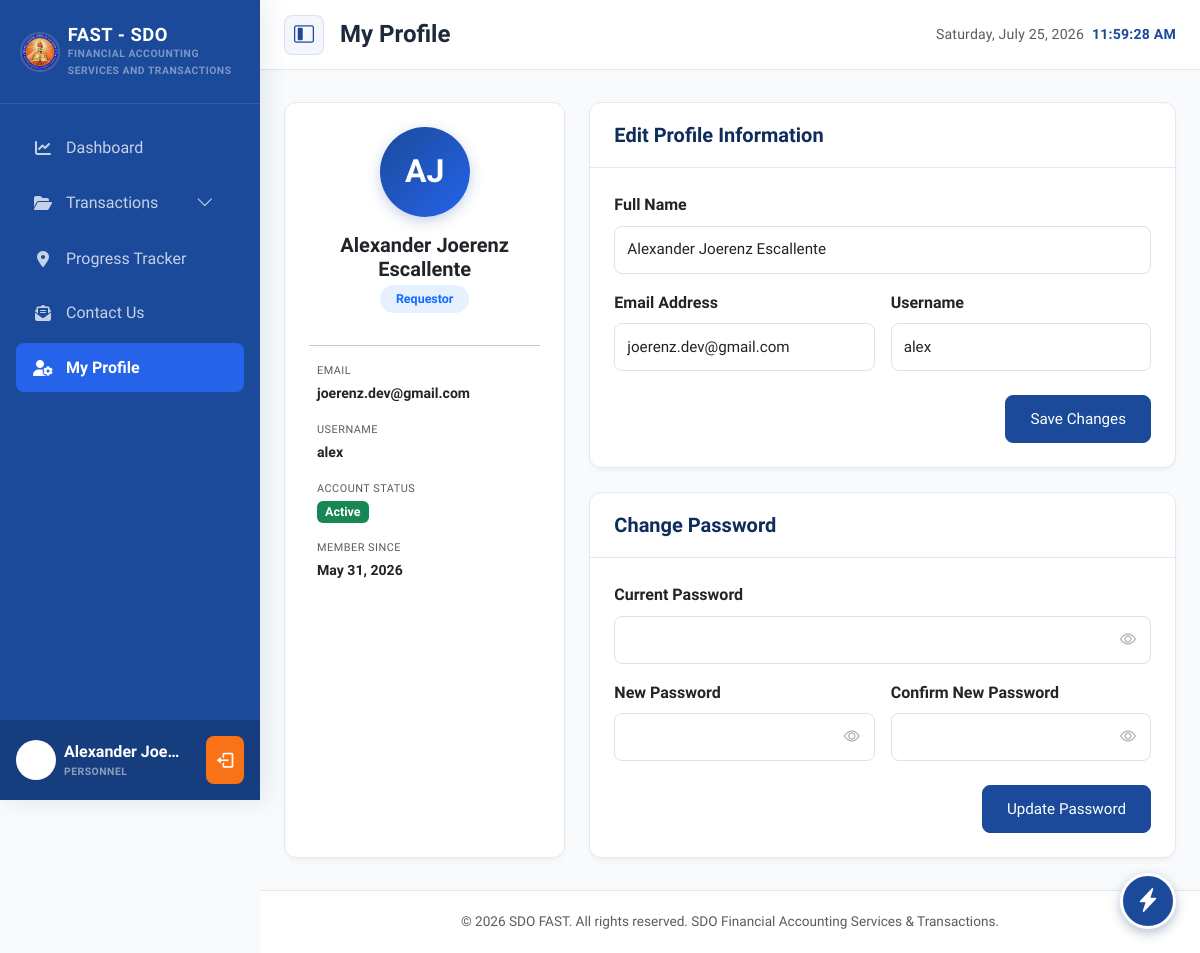
Before: /views/profile.php (signed in) with the older database file.
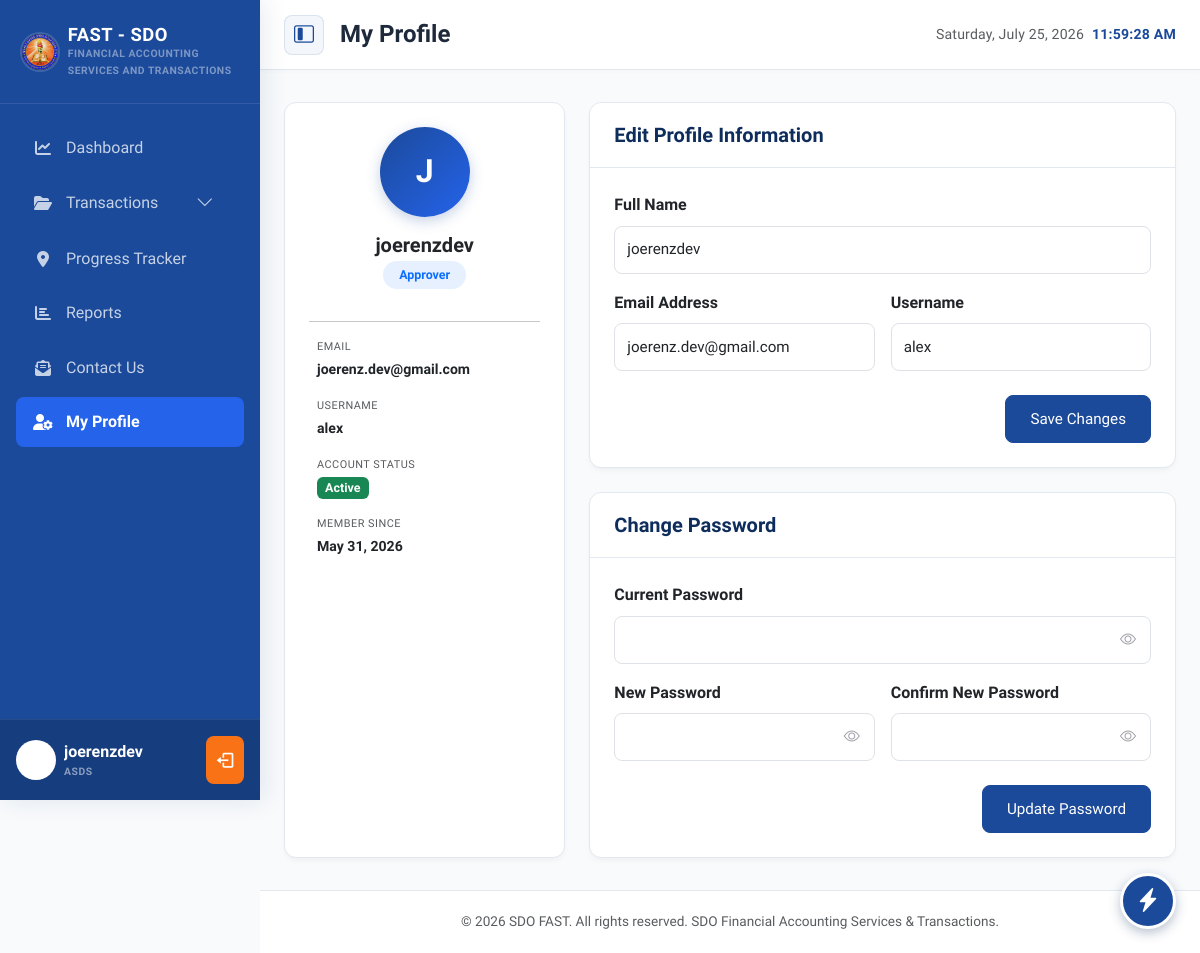
After: the same page with the newer database file.
### tables this page shows
CREATE TABLE `users` (
  `id` int(11) NOT NULL,
  `uuid` varchar(36) NOT NULL,
  `full_name` varchar(255) NOT NULL,
  `email` varchar(255) NOT NULL,
  `office` varchar(100) DEFAULT NULL,
  `unit_section` varchar(100) DEFAULT NULL,
  `employee_no` varchar(100) DEFAULT NULL,
  `position` varchar(100) DEFAULT NULL,
  `username` varchar(100) NOT NULL,
  `position_id` int(11) DEFAULT NULL,
  `password` varchar(255) NOT NULL,
  `status` varchar(20) NOT NULL DEFAULT 'active',
  `created_at` timestamp NOT NULL DEFAULT current_timestamp()
);

CREATE TABLE `roles` (
  `id` int(11) NOT NULL,
  `role_name` varchar(50) NOT NULL
);

### config/session.php (called while the page is built, shortened)
<?php
require_once __DIR__ . '/env.php';
function isLoggedIn() {
    return isset($_SESSION['user_id']) && isset($_SESSION['user_email']);
}

### config/auth.php (called while the page is built, shortened)
<?php
require_once __DIR__ . '/session.php';
require_once __DIR__ . '/env.php';
require_once __DIR__ . '/database.php';
if (!function_exists('hasPermission')) {
    function hasPermission($permissionKey) {
        static $permissions = null;
        if ($permissions === null) {
            $permissions = [];
            $userId = $_SESSION['user_id'] ?? null;
            $userRole = $_SESSION['user_role'] ?? 'User';
            $defaults = [
                'view' => 0,
                'encode' => 0,
                'edit' => 0,
                'approve' => 0,
                'delete' => 0,
                'manage_users' => 0,
                'configure_system' => 0,
                'view_bactrack' => 0
            ];
            if ($userRole === 'Super Admin') {
                foreach ($defaults as $k => $v) {
                    $defaults[$k] = 1;
                }
            } elseif ($userRole === 'Admin') {
                $defaults['view'] = 1;
                $defaults['encode'] = 1;
                $defaults['edit'] = 1;
                $defaults['approve'] = 1;
            } elseif ($userRole === 'Accounting Staff') {
                $defaults['view'] = 1;
                $defaults['encode'] = 1;
                $defaults['approve'] = 1;
            } else {
                $defaults['view'] = 1;
            }
            $permissions = $defaults;
            if ($userId) {
                global $fastPDO;
                if ($fastPDO !== null) {
                    try {
                        $stmt = $fastPDO->prepare("
                            SELECT rp.permission_key, rp.is_enabled
                            FROM role_permissions rp
                            JOIN roles r ON rp.role_id = r.id
                            JOIN user_roles ur ON r.id = ur.role_id
                            WHERE ur.user_id = :user_id
                        ");
                        $stmt->execute(['user_id' => $userId]);
                        $rolePermissions = $stmt->fetchAll(PDO::FETCH_KEY_PAIR);
                        if (!empty($rolePermissions)) {
                            foreach ($rolePermissions as $k => $v) {
                                $permissions[$k] = (int)$v;
                            }
                        }
                    } catch (PDOException $e) {
                        error_log("Failed to query role_permissions: " . $e->getMessage());
                    }
                }
            }
        }
        return isset($permissions[$permissionKey]) && $permissions[$permissionKey] == 1;
    }
}

### config/env.php (called while the page is built, shortened)
<?php
if (!function_exists('env')) {
    function env($key, $default = null) {
        $value = getenv($key);
        return $default;
    }
}

### views/profile.php (the view, shortened to what the changed rows need)
<?php
$currentPage = 'profile';
require_once __DIR__ . '/../includes/header.php';
require_once __DIR__ . '/../includes/navbar.php';
require_once __DIR__ . '/../includes/sidebar.php';
require_once __DIR__ . '/../config/database.php';
$userId = $_SESSION['user_id'];
$userRole = $_SESSION['user_role'] ?? 'N/A';
$userData = null;
if ($fastPDO !== null) {
    try {
        $stmt = $fastPDO->prepare("
            SELECT u.id, u.uuid, u.full_name, u.email, u.username, u.status, u.created_at,
                   r.role_name
            FROM users u
            LEFT JOIN user_roles ur ON u.id = ur.user_id
            LEFT JOIN roles r ON ur.role_id = r.id
            WHERE u.id = :id
            LIMIT 1
        ");
        $stmt->execute(['id' => $userId]);
        $userData = $stmt->fetch();
    } catch (PDOException $e) {
        error_log("Profile fetch error: " . $e->getMessage());
    }
}
$fullName = $userData['full_name'] ?? ($_SESSION['user_name'] ?? 'User');
$email = $userData['email'] ?? '';
$username = $userData['username'] ?? '';
$roleName = $userData['role_name'] ?? $userRole;
$accountStatus = $userData['status'] ?? 'active';
$memberSince = isset($userData['created_at']) ? date('F d, Y', strtotime($userData['created_at'])) : 'N/A';
$nameParts = explode(' ', $fullName);
$initials = '';
foreach (array_slice($nameParts, 0, 2) as $part) {
    $initials .= strtoupper(substr($part, 0, 1));
}
$initials = $initials ?: 'U';
?>
<div class="row g-4">
    <div class="col-12 col-lg-4">
        <div class="card mb-0 h-100">
            <div class="card-body text-center pt-4 pb-4">
                <div class="rounded-circle d-flex align-items-center justify-content-center mx-auto mb-3"
                     style="width: 90px; height: 90px; background: linear-gradient(135deg, var(--color-primary), var(--color-primary-light)); font-size: 2rem; font-weight: 700; color: #ffffff; box-shadow: 0 4px 14px rgba(27, 74, 154, 0.25);">
                    <?php echo htmlspecialchars($initials); ?>
                </div>
                <h5 class="fw-bold mb-1"><?php echo htmlspecialchars($fullName); ?></h5>
                <span class="badge bg-primary bg-opacity-10 text-primary fw-semibold px-3 py-2 mb-3" style="font-size: 0.78rem; border-radius: 20px;">
                    <?php echo htmlspecialchars($roleName); ?>
                </span>
                <hr class="my-3">
                <div class="text-start px-2">
                    <div class="mb-3">
                        <small class="text-muted d-block" style="font-size: 0.68rem; text-transform: uppercase; letter-spacing: 0.5px;">Email</small>
                        <span class="fw-semibold" style="font-size: 0.88rem;"><?php echo htmlspecialchars($email); ?></span>
                    </div>
                    <div class="mb-3">
                        <small class="text-muted d-block" style="font-size: 0.68rem; text-transform: uppercase; letter-spacing: 0.5px;">Username</small>
                        <span class="fw-semibold" style="font-size: 0.88rem;"><?php echo htmlspecialchars($username); ?></span>
                    </div>
                    <div class="mb-3">
                        <div>
                            <span class="badge <?php echo $accountStatus === 'active' ? 'bg-success' : 'bg-secondary'; ?>" style="font-size: 0.78rem;">
                                <?php echo ucfirst($accountStatus); ?>
                            </span>
                        </div>
                    </div>
                    <div>
                        <small class="text-muted d-block" style="font-size: 0.68rem; text-transform: uppercase; letter-spacing: 0.5px;">Member Since</small>
                        <span class="fw-semibold" style="font-size: 0.88rem;"><?php echo $memberSince; ?></span>
                    </div>
                </div>
            </div>
        </div>
    </div>
    <div class="col-12 col-lg-8">
        <div class="card mb-4">
            <div class="card-body">
                <form id="profileForm">
                    <div class="row g-3">
                        <div class="col-12">
                            <label for="profileFullName" class="form-label fw-semibold">Full Name</label>
                            <input type="text" class="form-control" id="profileFullName" name="full_name" value="<?php echo htmlspecialchars($fullName); ?>" required>
                        </div>
                        <div class="col-12 col-md-6">
                            <label for="profileEmail" class="form-label fw-semibold">Email Address</label>
                            <input type="email" class="form-control" id="profileEmail" name="email" value="<?php echo htmlspecialchars($email); ?>" required>
                        </div>
                        <div class="col-12 col-md-6">
                            <label for="profileUsername" class="form-label fw-semibold">Username</label>
                            <input type="text" class="form-control" id="profileUsername" name="username" value="<?php echo htmlspecialchars($username); ?>" required>
                        </div>
                    </div>
                </form>
            </div>
        </div>
    </div>
</div>
<?php
require_once __DIR__ . '/../includes/footer.php';
?>

### includes/sidebar.php (shortened to what the changed rows need)
<?php
function isPageActive($pages) {
    global $currentPage;
    if (is_array($pages)) {
        return in_array($currentPage, $pages) ? 'active' : '';
    }
    return $currentPage === $pages ? 'active' : '';
}
$userRole = $_SESSION['user_role'] ?? '';
$showReports = hasPermission('view') && $userRole !== 'Requestor';
$renderUserProfileSection = function() {
    if (!isLoggedIn()) {
        return;
    }
    $baseUrl = env('APP_URL');
    $fullName = $_SESSION['user_name'] ?? 'User';
    $role = $_SESSION['user_role'] ?? 'User';
    $position = $_SESSION['user_position'] ?? '';
    $nameParts = explode(' ', $fullName);
    $initials = '';
    foreach (array_slice($nameParts, 0, 2) as $part) {
        $initials .= strtoupper(substr($part, 0, 1));
    }
    $initials = $initials ?: 'U';
    ?>
    <div class="sidebar-user-profile d-flex align-items-center justify-content-between p-3">
        <div class="d-flex align-items-center gap-2 overflow-hidden me-2">
            <div class="rounded-circle d-flex align-items-center justify-content-center fw-bold text-primary-dark"
                 style="width: 40px; height: 40px; min-width: 40px; background-color: #ffffff; font-size: 0.95rem; border: 2px solid rgba(255, 255, 255, 0.2);">
                <?php echo htmlspecialchars($initials); ?>
            </div>
            <div class="d-flex flex-column text-start overflow-hidden">
                <span class="fw-bold text-white text-truncate fs-7" title="<?php echo htmlspecialchars($fullName); ?>" style="max-width: 120px; display: inline-block;">
                    <?php echo htmlspecialchars($fullName); ?>
                </span>
                <span class="text-white-50" style="font-size: 0.65rem; font-weight: 600; text-transform: uppercase; letter-spacing: 0.5px;">
                    <?php echo htmlspecialchars($position ?: $role); ?>
                </span>
            </div>
        </div>
        <a href="<?php echo $baseUrl; ?>/api/auth/logout.php" class="btn btn-logout-sidebar" title="Log Out">
            <i class="bx bx-log-out fs-5"></i>
        </a>
    </div>
    <?php
};
$renderSidebarMenu = function($isMobile = false) use (
    $showDashboard, $showTransactions, $showTracker, $showReports,
    $showAuditLogs, $showLoginLogs, $showUserManagement, $showIntegrationMonitor, $showSettings, $userRole, $userPosition
) {
    $baseUrl = env('APP_URL');
    ?>
    <ul class="sidebar-menu">
        <?php if ($showReports): ?>
            <li class="<?php echo isPageActive('reports'); ?>">
                <a href="<?php echo $baseUrl; ?>/views/reports/index.php">
                    <i class="fas fa-chart-bar"></i>
                    <span>Reports</span>
                </a>
            </li>
        <?php endif; ?>
    </ul>
    <?php
};
?>
<aside class="sidebar d-none d-lg-flex">
    <div class="sidebar-menu-wrapper flex-grow-1 overflow-auto">
        <?php $renderSidebarMenu(false); ?>
    </div>
    <?php $renderUserProfileSection(); ?>
</aside>

Changed rows visible on the page:
changed users "joerenz.dev@gmail.com": full_name "Alexander Joerenz Escallente" → "joerenzdev"; roles.role_name "Requestor" → "Approver"
Other visible differences:
$fullName: "Alexander Joe…" → "joerenzdev"
$position ?: $role: "PERSONNEL" → "ASDS"
$initials: "AJ" → "J"
text now shown: "Reports"
